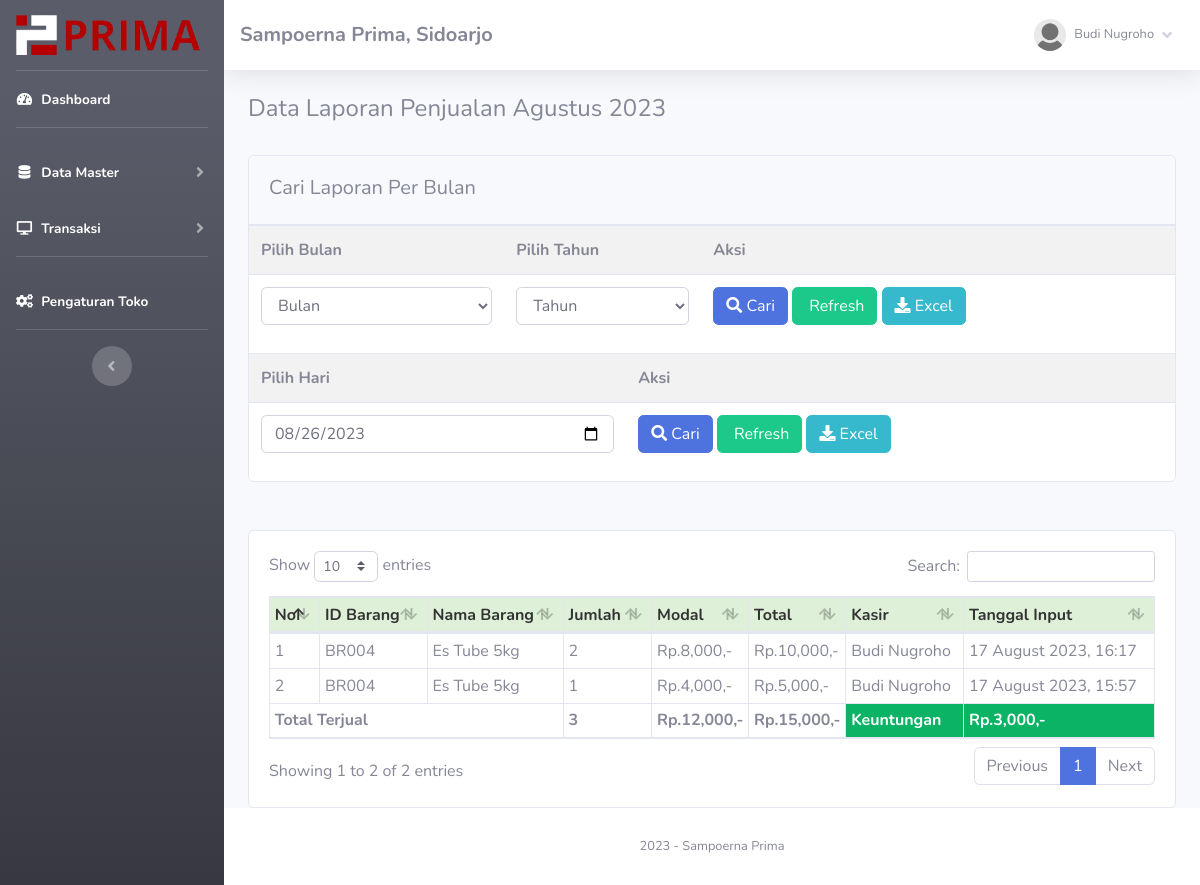
Screenshot of /app/index.php?page=laporan (signed in) with the database file from the repository.
### tables this page shows
CREATE TABLE `toko` (
  `id_toko` int NOT NULL,
  `nama_toko` varchar(255) NOT NULL,
  `alamat_toko` text NOT NULL,
  `tlp` varchar(255) NOT NULL,
  `nama_pemilik` varchar(255) NOT NULL
);

CREATE TABLE `member` (
  `id_member` int NOT NULL,
  `nm_member` varchar(255) NOT NULL,
  `alamat_member` text NOT NULL,
  `telepon` varchar(255) NOT NULL,
  `email` varchar(255) NOT NULL,
  `gambar` text NOT NULL,
  `NIK` text NOT NULL
);

CREATE TABLE `nota` (
  `id_nota` int NOT NULL,
  `id_barang` varchar(255) NOT NULL,
  `id_member` int NOT NULL,
  `jumlah` varchar(255) NOT NULL,
  `total` varchar(255) NOT NULL,
  `tanggal_input` varchar(255) NOT NULL,
  `periode` varchar(255) DEFAULT NULL
);

CREATE TABLE `barang` (
  `id` int NOT NULL,
  `id_barang` varchar(255) NOT NULL,
  `id_kategori` int NOT NULL,
  `nama_barang` text NOT NULL,
  `harga_beli` varchar(255) NOT NULL,
  `harga_jual` varchar(255) NOT NULL,
  `satuan_barang` varchar(255) NOT NULL,
  `stok` text NOT NULL,
  `tgl_input` varchar(255) NOT NULL,
  `tgl_update` varchar(255) DEFAULT NULL
);

### app/admin/module/laporan/index.php (the view, shortened to what this page needs)
<?php
$bulan_tes = array(
	'01' => "Januari",
	'02' => "Februari",
	'03' => "Maret",
	'04' => "April",
	'05' => "Mei",
	'06' => "Juni",
	'07' => "Juli",
	'08' => "Agustus",
	'09' => "September",
	'10' => "Oktober",
	'11' => "November",
	'12' => "Desember"
);
?>
<div class="row">
	<div class="col-md-12">
		<h4>
			<?php if (!empty($_GET['cari'])) { ?>
				Data Laporan Penjualan <?= $bulan_tes[$_POST['bln']]; ?> <?= $_POST['thn']; ?>
			<?php } elseif (!empty($_GET['hari'])) { ?>
				Data Laporan Penjualan <?= $_POST['hari']; ?>
			<?php } else { ?>
				Data Laporan Penjualan <?= $bulan_tes[date('m')]; ?> <?= date('Y'); ?>
			<?php } ?>
		</h4>
		<br />
		<div class="card">
			<div class="card-header">
				<h5 class="card-title mt-2">Cari Laporan Per Bulan</h5>
			</div>
			<div class="card-body p-0">
				<form method="post" action="index.php?page=laporan&cari=ok">
					<table class="table table-striped">
						<tr>
							<th>
								Pilih Bulan
							</th>
							<th>
								Pilih Tahun
							</th>
							<th>
								Aksi
							</th>
						</tr>
						<tr>
							<td>
								<select name="bln" class="form-control">
									<option selected="selected">Bulan</option>
								</select>
							</td>
							<td>
								<?php
								echo "<select name='thn' class='form-control'>";
								echo '
							<option selected="selected">Tahun</option>';
								echo "</select>";
								?>
							</td>
							<td>
								<button class="btn btn-primary">
									<i class="fa fa-search"></i> Cari
								</button>
								<a href="index.php?page=laporan" class="btn btn-success">
									<i class="fa fa-refresh"></i> Refresh</a>
								<?php if (!empty($_GET['cari'])) { ?>
									<a href="excel.php?cari=yes&bln=<?= $_POST['bln']; ?>&thn=<?= $_POST['thn']; ?>" class="btn btn-info"><i class="fa fa-download"></i>
										Excel</a>
								<?php } else { ?>
									<a href="excel.php" class="btn btn-info"><i class="fa fa-download"></i>
										Excel</a>
								<?php } ?>
							</td>
						</tr>
					</table>
				</form>
				<form method="post" action="index.php?page=laporan&hari=cek">
					<table class="table table-striped">
						<tr>
							<th>
								Pilih Hari
							</th>
							<th>
								Aksi
							</th>
						</tr>
						<tr>
							<td>
								<input type="date" value="<?= date('Y-m-d'); ?>" class="form-control" name="hari">
							</td>
							<td>
								<button class="btn btn-primary">
									<i class="fa fa-search"></i> Cari
								</button>
								<a href="index.php?page=laporan" class="btn btn-success">
									<i class="fa fa-refresh"></i> Refresh</a>
								<?php if (!empty($_GET['hari'])) { ?>
									<a href="excel.php?hari=cek&tgl=<?= $_POST['hari']; ?>" class="btn btn-info"><i class="fa fa-download"></i>
										Excel</a>
								<?php } else { ?>
									<a href="excel.php" class="btn btn-info"><i class="fa fa-download"></i>
										Excel</a>
								<?php } ?>
							</td>
						</tr>
					</table>
				</form>
			</div>
		</div>
		<br />
		<br />
		<div class="card">
			<div class="card-body">
				<div class="table-responsive">
					<table class="table table-bordered w-100 table-sm" id="example1">
						<thead>
							<tr style="background:#DFF0D8;color:#333;">
								<th> No</th>
								<th> ID Barang</th>
								<th> Nama Barang</th>
								<th style="width:10%;"> Jumlah</th>
								<th style="width:10%;"> Modal</th>
								<th style="width:10%;"> Total</th>
								<th> Kasir</th>
								<th> Tanggal Input</th>
							</tr>
						</thead>
						<tbody>
							<?php
							$no = 1;
							if (!empty($_GET['cari'])) {
								$periode = $_POST['bln'] . '-' . $_POST['thn'];
								$no = 1;
								$jumlah = 0;
								$bayar = 0;
								$hasil = $lihat->periode_jual($periode);
							} elseif (!empty($_GET['hari'])) {
								$hari = $_POST['hari'];
								$no = 1;
								$jumlah = 0;
								$bayar = 0;
								$hasil = $lihat->hari_jual($hari);
							} else {
								$hasil = $lihat->jual();
							}
							?>
							<?php
							$bayar = 0;
							$jumlah = 0;
							$modal = 0;
							foreach ($hasil as $isi) {
								$bayar += $isi['total'];
								$modal += $isi['harga_beli'] * $isi['jumlah'];
								$jumlah += $isi['jumlah'];
							?>
								<tr>
									<td><?php echo $no; ?></td>
									<td><?php echo $isi['id_barang']; ?></td>
									<td><?php echo $isi['nama_barang']; ?></td>
									<td><?php echo $isi['jumlah']; ?></td>
									<td>Rp.<?php echo number_format($isi['harga_beli'] * $isi['jumlah']); ?>,-</td>
									<td>Rp.<?php echo number_format($isi['total']); ?>,-</td>
									<td><?php echo $isi['nm_member']; ?></td>
									<td><?php echo $isi['tanggal_input']; ?></td>
								</tr>
							<?php
								$no++;
							}
							?>
						</tbody>
						<tfoot>
							<tr>
								<th colspan="3">Total Terjual</th>
								<th><?php echo $jumlah; ?></th>
								<th>Rp.<?php echo number_format($modal); ?>,-</th>
								<th>Rp.<?php echo number_format($bayar); ?>,-</th>
								<th style="background:#0bb365;color:#fff;">Keuntungan</th>
								<th style="background:#0bb365;color:#fff;">
									Rp.<?php echo number_format($bayar - $modal); ?>,-</th>
							</tr>
						</tfoot>
					</table>
				</div>
			</div>
		</div>
	</div>
</div>

### app/index.php (shortened to what this page needs)
<?php
	if(!empty($_SESSION['admin'])){
		require 'config.php';
		$lihat = new view($config);
		$toko = $lihat -> toko();
			include 'admin/template/header.php';
			include 'admin/template/sidebar.php';
				if(!empty($_GET['page'])){
					include 'admin/module/'.$_GET['page'].'/index.php';
				}else{
					include 'admin/template/home.php';
				}
			include 'admin/template/footer.php';
	}else{
		echo '<script>window.location="login.php";</script>';
		exit;
	}
?>

### app/admin/template/header.php (shortened to what this page needs)
<!DOCTYPE html>
<html lang="en">
<head>
    <link href="sb-admin/vendor/fontawesome-free/css/all.min.css" rel="stylesheet" type="text/css">
    <link href="sb-admin/css/sb-admin-2.min.css" rel="stylesheet">
    <link rel="stylesheet" href="sb-admin/vendor/datatables/dataTables.bootstrap4.css" />
    <link rel="stylesheet" href="https://cdn.jsdelivr.net/npm/sweetalert2@11.7.23/dist/sweetalert2.min.css">
</head>
<body id="page-top">
    <div id="wrapper">

### app/admin/template/sidebar.php (shortened to what this page needs)
<?php
$id = $_SESSION['admin']['id_member'];
$hasil_profil = $lihat->member_edit($id);
?>
<ul class="navbar-nav bg-gradient-dark sidebar sidebar-dark accordion" id="accordionSidebar">
    <a class="sidebar-brand d-flex align-items-center justify-content-center" href="index.php">
        <div class="sidebar-brand-icon">
            <img src="./assets/logo/logo-only.png" alt="logo-icon" height="40">
        </div>
        <div class="sidebar-brand-text mx-2">
            <img src="./assets/logo/logo-text.png" alt="logo-text" height="40">
        </div>
    </a>
    <hr class="sidebar-divider my-0">
    <li class="nav-item active">
        <a class="nav-link" href="index.php">
            <i class="fas fa-fw fa-tachometer-alt"></i>
            <span>Dashboard</span></a>
    </li>
    <hr class="sidebar-divider">
    <li class="nav-item active">
        <a class="nav-link collapsed" href="#" data-toggle="collapse" data-target="#collapseTwo" aria-expanded="true" aria-controls="collapseTwo">
            <i class="fas fa-fw fa-database"></i>
            <span>Data Master</span>
        </a>
    </li>
    <li class="nav-item active">
        <a class="nav-link collapsed" href="#" data-toggle="collapse" data-target="#collapse3" aria-expanded="true" aria-controls="collapse3">
            <i class="fas fa-fw fa-desktop"></i>
            <span>Transaksi</span>
        </a>
    </li>
    <hr class="sidebar-divider">
    <li class="nav-item active">
        <a class="nav-link" href="index.php?page=pengaturan">
            <i class="fas fa-fw fa-cogs"></i>
            <span>Pengaturan Toko</span></a>
    </li>
    <hr class="sidebar-divider d-none d-md-block">
    <div class="text-center d-none d-md-inline">
        <button class="rounded-circle border-0" id="sidebarToggle"></button>
    </div>
</ul>
<div id="content-wrapper" class="d-flex flex-column">
    <div id="content">
        <nav class="navbar navbar-expand navbar-light bg-white topbar mb-4 static-top shadow">
            <h5 class="d-lg-block d-none mt-2"><b><?php echo $toko['nama_toko']; ?>, <?php echo $toko['alamat_toko']; ?></b></h5>
            <ul class="navbar-nav ml-auto">
                <li class="nav-item dropdown no-arrow">
                    <a class="nav-link dropdown-toggle" href="#" id="userDropdown" role="button" data-toggle="dropdown" aria-haspopup="true" aria-expanded="false">
                        <img class="img-profile rounded-circle" src="assets/img/user/<?php echo $hasil_profil['gambar']; ?>">
                        <span class="mr-2 d-none d-lg-inline text-gray-600 small ml-2"><?php echo $hasil_profil['nm_member']; ?></span>
                        <i class="fas fa-angle-down"></i>
                    </a>
                </li>
            </ul>
        </nav>
        <div class="container-fluid">

### app/admin/template/footer.php (shortened to what this page needs)
</div>
</div>
<footer class="sticky-footer bg-white">
    <div class="container my-auto">
        <div class="copyright text-center my-auto">
            <span>
                <?php echo date('Y'); ?> - Sampoerna Prima
            </span>
        </div>
    </div>
</footer>
</div>
</div>
</body>
</html>

### rows the page displays
toko: nama_toko "Sampoerna Prima", alamat_toko "Sidoarjo"
nota: barang.id_barang "BR004", barang.nama_barang "Es Tube 5kg", jumlah "2", $isi['harga_beli']*$isi['jumlah'] "8,000", total "10,000", id_member.nm_member "Budi Nugroho", tanggal_input "17 August 2023, 16:17"
nota: barang.id_barang "BR004", barang.nama_barang "Es Tube 5kg", jumlah "1", $isi['harga_beli']*$isi['jumlah'] "4,000", total "5,000", id_member.nm_member "Budi Nugroho", tanggal_input "17 August 2023, 15:57"

### other values shown
$hasil_profil['nm_member'] "Budi Nugroho"
$jumlah "3"
$modal "12,000"
$bayar "15,000"
$bayar - $modal "3,000"
